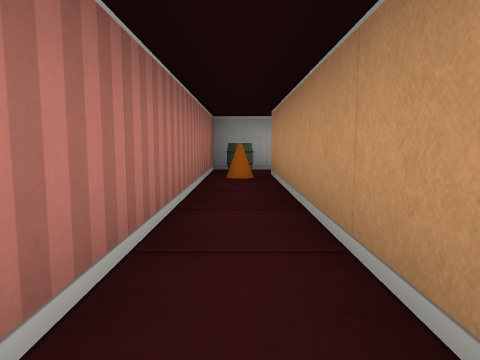
view 1 (above)

16 first-person views from a walk through a cub3D ray-caster map. The camera is about half as high as the walls, tilts 6° down and sees 70° across. The floor is counted in squares. Each view is taken from the middle of a square. On the plan, view 1 faces up. The plan holds only what a view shows up to about 9 squares ahead; the rest is blank.

view 2
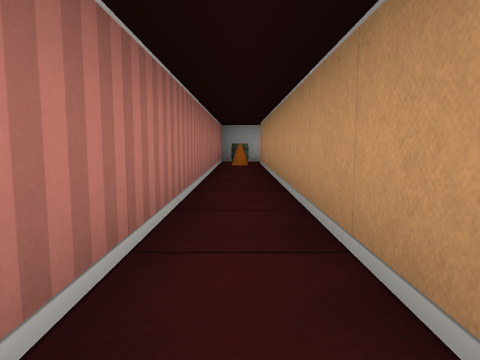

view 3
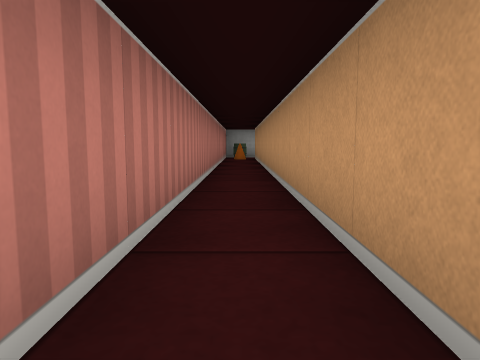

view 4
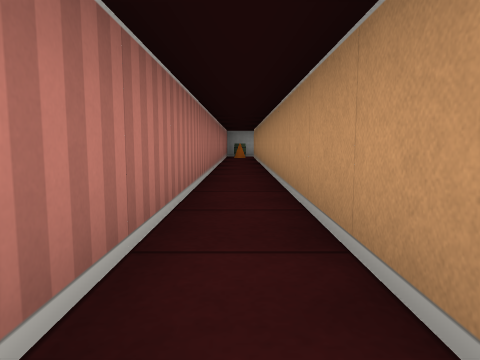

view 5
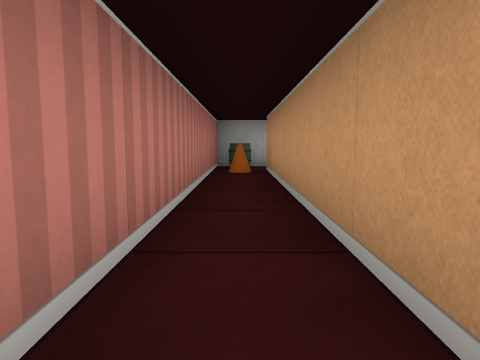

view 6
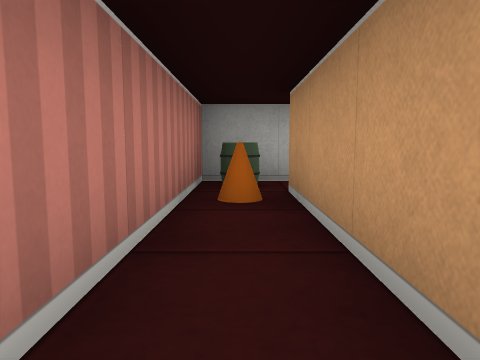

view 7
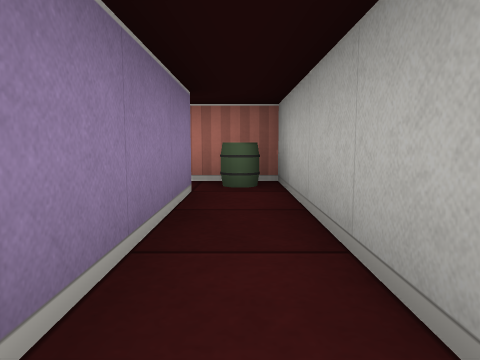

view 8
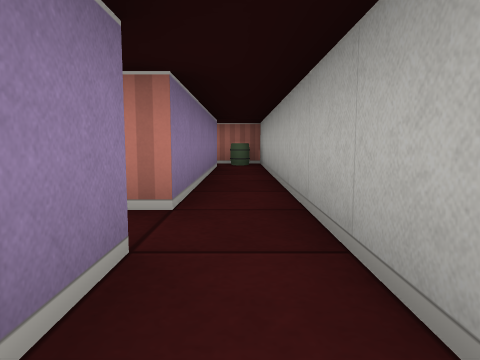

view 9
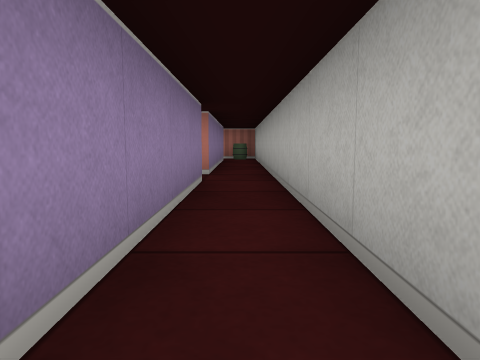

view 10
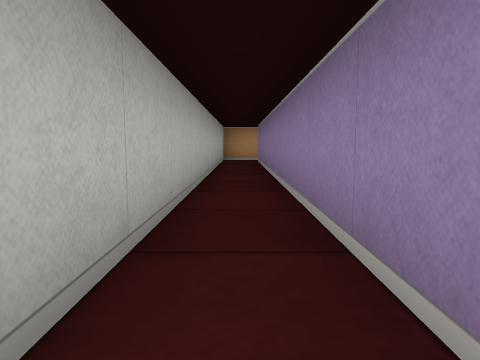

view 11
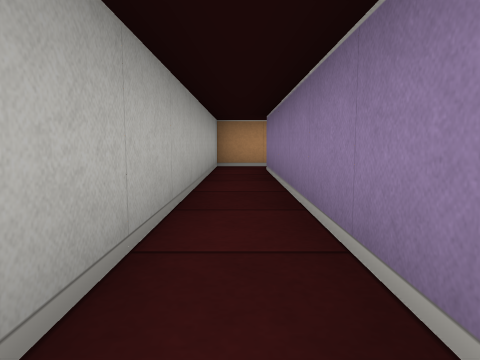

view 12
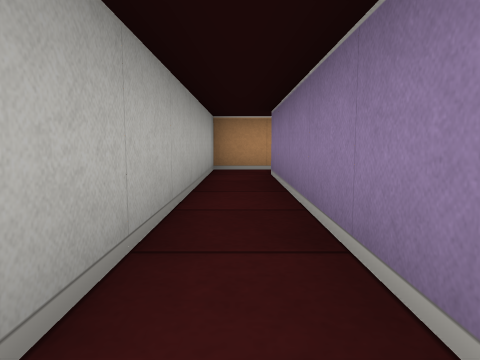

view 13
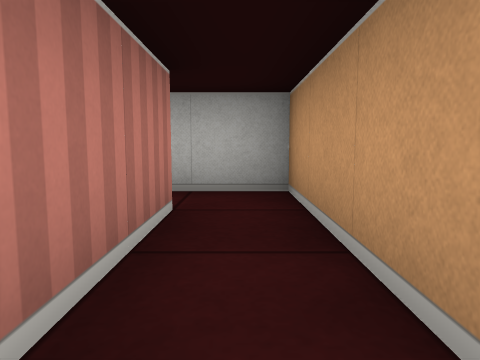

view 14
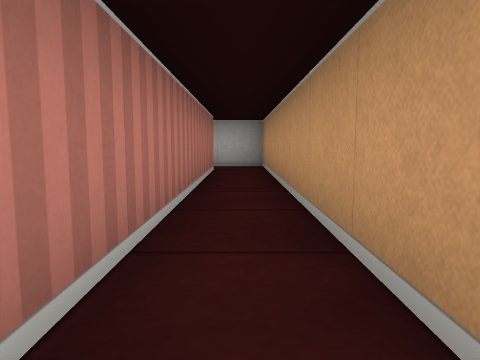

view 15
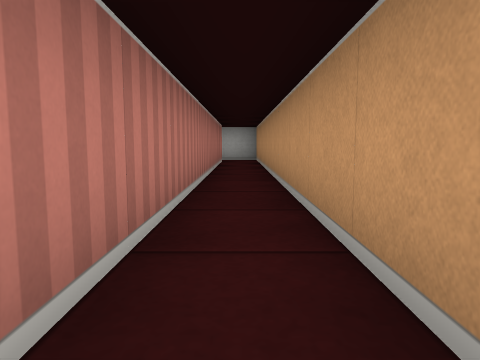

view 16
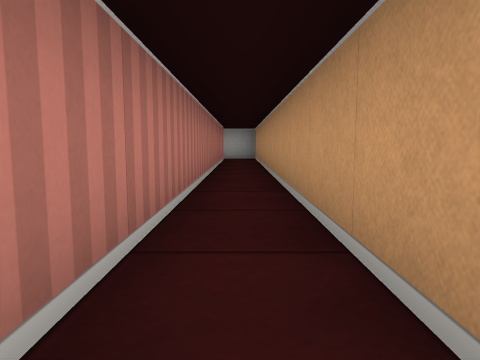

### Floor plan
Points are (right, up) in squares from view 1. A wall is a line through its corners. A room is listed if a view was taken in it or the views show most of it. See-through windows are left out.
Room 1 (views 1, 2, 3, 4, 5, 6, 7, 8, 9, 10, 11, 12)
walls: (0.5, -6.4) (0.5, 5.5) (5.5, 5.5) (5.5, 5.1); (6.5, 5.5) (17.5, 5.5); (18.5, 5.5) (18.5, 6.5) (-0.5, 6.5) (-0.5, -6.4)
ways out: opening at (18, 6) to room 2; opening at (6, 5)
objects: cone (0, 5); barrel (0, 6)
Room 2 (views 13, 14, 15, 16)
walls: (18.5, -4.4) (18.5, 5.5); (17.5, 5.5) (17.5, -4.4)
ways out: opening at (18, 6) to room 1

Where each view was taken, in squares from view 1:
view 1: 0 up, 0 right, facing up
view 2: 3 down, 0 right, facing up
view 3: 6 down, 0 right, facing up
view 4: 7 down, 0 right, facing up
view 5: 1 down, 0 right, facing up
view 6: 2 up, 0 right, facing up
view 7: 6 up, 4 right, facing left
view 8: 6 up, 8 right, facing left
view 9: 6 up, 11 right, facing left
view 10: 6 up, 8 right, facing right
view 11: 6 up, 11 right, facing right
view 12: 6 up, 12 right, facing right
view 13: 3 up, 18 right, facing up
view 14: 1 down, 18 right, facing up
view 15: 4 down, 18 right, facing up
view 16: 5 down, 18 right, facing up
